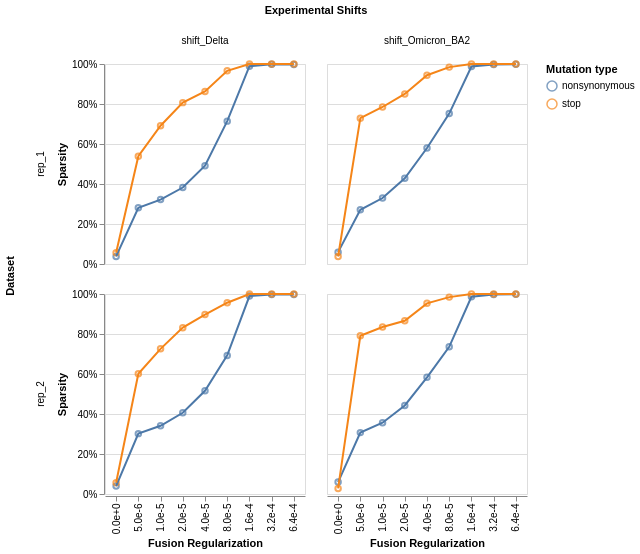

Source (notebook cell):
### Markdown cell above
## Shift sparsity

Fraction of shift parameters that are exactly zero, across the
regularization grid. Uses the `ModelCollection.shift_sparsity` method
which returns an interactive Altair chart faceted by dataset and
shift parameter.

### Code cell
sparsity_chart, sparsity_data = model_collection.shift_sparsity(return_data=True)
sparsity_chart

### Figure 1 — Vega-Lite specification as saved in the notebook (floating-point values rounded to 4 significant figures)
{"config": {"view": {"continuousWidth": 300, "continuousHeight": 300}}, "data": {"name": "data-15a1c6ae565c0be3b8803d245ad0ec19"}, "facet": {"column": {"field": "mut_param", "title": "Experimental Shifts", "type": "nominal"}, "row": {"field": "dataset_name", "title": "Dataset", "type": "nominal"}}, "spec": {"layer": [{"mark": {"type": "point"}, "encoding": {"color": {"field": "mut_type", "title": "Mutation type", "type": "nominal"}, "tooltip": [{"field": "fusionreg", "type": "quantitative"}, {"field": "sparsity", "type": "quantitative"}, {"field": "mut_type", "type": "nominal"}], "x": {"axis": {"format": ".1e"}, "field": "fusionreg", "title": "Fusion Regularization", "type": "nominal"}, "y": {"axis": {"format": "%"}, "field": "sparsity", "title": "Sparsity", "type": "quantitative"}}}, {"mark": {"type": "line"}, "encoding": {"color": {"field": "mut_type", "title": "Mutation type", "type": "nominal"}, "tooltip": [{"field": "fusionreg", "type": "quantitative"}, {"field": "sparsity", "type": "quantitative"}, {"field": "mut_type", "type": "nominal"}], "x": {"axis": {"format": ".1e"}, "field": "fusionreg", "title": "Fusion Regularization", "type": "nominal"}, "y": {"axis": {"format": "%"}, "field": "sparsity", "title": "Sparsity", "type": "quantitative"}}}], "height": 200, "width": 200}, "$schema": "https://vega.github.io/schema/vega-lite/v6.1.0.json", "datasets": {"data-15a1c6ae565c0be3b8803d245ad0ec19": [{"dataset_name": "rep_1", "fusionreg": 0.0, "mut_type": "nonsynonymous", "mut_param": "shift_Delta", "sparsity": 0.0378}, {"dataset_name": "rep_1", "fusionreg": 0.0, "mut_type": "stop", "mut_param": "shift_Delta", "sparsity": 0.05607}, {"dataset_name": "rep_1", "fusionreg": 5e-06, "mut_type": "nonsynonymous", "mut_param": "shift_Delta", "sparsity": 0.2809}, {"dataset_name": "rep_1", "fusionreg": 5e-06, "mut_type": "stop", "mut_param": "shift_Delta", "sparsity": 0.5389}, {"dataset_name": "rep_1", "fusionreg": 1e-05, "mut_type": "nonsynonymous", "mut_param": "shift_Delta", "sparsity": 0.3221}, {"dataset_name": "rep_1", "fusionreg": 1e-05, "mut_type": "stop", "mut_param": "shift_Delta", "sparsity": 0.6916}, {"dataset_name": "rep_1", "fusionreg": 2e-05, "mut_type": "nonsynonymous", "mut_param": "shift_Delta", "sparsity": 0.3823}, {"dataset_name": "rep_1", "fusionreg": 2e-05, "mut_type": "stop", "mut_param": "shift_Delta", "sparsity": 0.8069}, {"dataset_name": "rep_1", "fusionreg": 4e-05, "mut_type": "nonsynonymous", "mut_param": "shift_Delta", "sparsity": 0.4915}, {"dataset_name": "rep_1", "fusionreg": 4e-05, "mut_type": "stop", "mut_param": "shift_Delta", "sparsity": 0.8629}, {"dataset_name": "rep_1", "fusionreg": 8e-05, "mut_type": "nonsynonymous", "mut_param": "shift_Delta", "sparsity": 0.7143}, {"dataset_name": "rep_1", "fusionreg": 8e-05, "mut_type": "stop", "mut_param": "shift_Delta", "sparsity": 0.9657}, {"dataset_name": "rep_1", "fusionreg": 0.00016, "mut_type": "nonsynonymous", "mut_param": "shift_Delta", "sparsity": 0.9889}, {"dataset_name": "rep_1", "fusionreg": 0.00016, "mut_type": "stop", "mut_param": "shift_Delta", "sparsity": 1.0}, {"dataset_name": "rep_1", "fusionreg": 0.00032, "mut_type": "nonsynonymous", "mut_param": "shift_Delta", "sparsity": 0.9984}, {"dataset_name": "rep_1", "fusionreg": 0.00032, "mut_type": "stop", "mut_param": "shift_Delta", "sparsity": 1.0}, {"dataset_name": "rep_1", "fusionreg": 0.00064, "mut_type": "nonsynonymous", "mut_param": "shift_Delta", "sparsity": 0.9973}, {"dataset_name": "rep_1", "fusionreg": 0.00064, "mut_type": "stop", "mut_param": "shift_Delta", "sparsity": 1.0}, {"dataset_name": "rep_2", "fusionreg": 0.0, "mut_type": "nonsynonymous", "mut_param": "shift_Delta", "sparsity": 0.03973}, {"dataset_name": "rep_2", "fusionreg": 0.0, "mut_type": "stop", "mut_param": "shift_Delta", "sparsity": 0.05607}, {"dataset_name": "rep_2", "fusionreg": 5e-06, "mut_type": "nonsynonymous", "mut_param": "shift_Delta", "sparsity": 0.3019}, {"dataset_name": "rep_2", "fusionreg": 5e-06, "mut_type": "stop", "mut_param": "shift_Delta", "sparsity": 0.6012}, {"dataset_name": "rep_2", "fusionreg": 1e-05, "mut_type": "nonsynonymous", "mut_param": "shift_Delta", "sparsity": 0.3411}, {"dataset_name": "rep_2", "fusionreg": 1e-05, "mut_type": "stop", "mut_param": "shift_Delta", "sparsity": 0.7259}, {"dataset_name": "rep_2", "fusionreg": 2e-05, "mut_type": "nonsynonymous", "mut_param": "shift_Delta", "sparsity": 0.4059}, {"dataset_name": "rep_2", "fusionreg": 2e-05, "mut_type": "stop", "mut_param": "shift_Delta", "sparsity": 0.8318}, {"dataset_name": "rep_2", "fusionreg": 4e-05, "mut_type": "nonsynonymous", "mut_param": "shift_Delta", "sparsity": 0.5162}, {"dataset_name": "rep_2", "fusionreg": 4e-05, "mut_type": "stop", "mut_param": "shift_Delta", "sparsity": 0.8972}, {"dataset_name": "rep_2", "fusionreg": 8e-05, "mut_type": "nonsynonymous", "mut_param": "shift_Delta", "sparsity": 0.693}, {"dataset_name": "rep_2", "fusionreg": 8e-05, "mut_type": "stop", "mut_param": "shift_Delta", "sparsity": 0.9564}, {"dataset_name": "rep_2", "fusionreg": 0.00016, "mut_type": "nonsynonymous", "mut_param": "shift_Delta", "sparsity": 0.9898}, {"dataset_name": "rep_2", "fusionreg": 0.00016, "mut_type": "stop", "mut_param": "shift_Delta", "sparsity": 1.0}, {"dataset_name": "rep_2", "fusionreg": 0.00032, "mut_type": "nonsynonymous", "mut_param": "shift_Delta", "sparsity": 0.9974}, {"dataset_name": "rep_2", "fusionreg": 0.00032, "mut_type": "stop", "mut_param": "shift_Delta", "sparsity": 1.0}, {"dataset_name": "rep_2", "fusionreg": 0.00064, "mut_type": "nonsynonymous", "mut_param": "shift_Delta", "sparsity": 0.9971}, {"dataset_name": "rep_2", "fusionreg": 0.00064, "mut_type": "stop", "mut_param": "shift_Delta", "sparsity": 1.0}, {"dataset_name": "rep_1", "fusionreg": 0.0, "mut_type": "nonsynonymous", "mut_param": "shift_Omicron_BA2", "sparsity": 0.05928}, {"dataset_name": "rep_1", "fusionreg": 0.0, "mut_type": "stop", "mut_param": "shift_Omicron_BA2", "sparsity": 0.03738}, {"dataset_name": "rep_1", "fusionreg": 5e-06, "mut_type": "nonsynonymous", "mut_param": "shift_Omicron_BA2", "sparsity": 0.2707}, {"dataset_name": "rep_1", "fusionreg": 5e-06, "mut_type": "stop", "mut_param": "shift_Omicron_BA2", "sparsity": 0.729}, {"dataset_name": "rep_1", "fusionreg": 1e-05, "mut_type": "nonsynonymous", "mut_param": "shift_Omicron_BA2", "sparsity": 0.3299}, {"dataset_name": "rep_1", "fusionreg": 1e-05, "mut_type": "stop", "mut_param": "shift_Omicron_BA2", "sparsity": 0.785}, {"dataset_name": "rep_1", "fusionreg": 2e-05, "mut_type": "nonsynonymous", "mut_param": "shift_Omicron_BA2", "sparsity": 0.4284}, {"dataset_name": "rep_1", "fusionreg": 2e-05, "mut_type": "stop", "mut_param": "shift_Omicron_BA2", "sparsity": 0.8505}, {"dataset_name": "rep_1", "fusionreg": 4e-05, "mut_type": "nonsynonymous", "mut_param": "shift_Omicron_BA2", "sparsity": 0.5801}, {"dataset_name": "rep_1", "fusionreg": 4e-05, "mut_type": "stop", "mut_param": "shift_Omicron_BA2", "sparsity": 0.9439}, {"dataset_name": "rep_1", "fusionreg": 8e-05, "mut_type": "nonsynonymous", "mut_param": "shift_Omicron_BA2", "sparsity": 0.752}, {"dataset_name": "rep_1", "fusionreg": 8e-05, "mut_type": "stop", "mut_param": "shift_Omicron_BA2", "sparsity": 0.9844}, {"dataset_name": "rep_1", "fusionreg": 0.00016, "mut_type": "nonsynonymous", "mut_param": "shift_Omicron_BA2", "sparsity": 0.9875}, {"dataset_name": "rep_1", "fusionreg": 0.00016, "mut_type": "stop", "mut_param": "shift_Omicron_BA2", "sparsity": 1.0}, {"dataset_name": "rep_1", "fusionreg": 0.00032, "mut_type": "nonsynonymous", "mut_param": "shift_Omicron_BA2", "sparsity": 0.9979}, {"dataset_name": "rep_1", "fusionreg": 0.00032, "mut_type": "stop", "mut_param": "shift_Omicron_BA2", "sparsity": 1.0}, {"dataset_name": "rep_1", "fusionreg": 0.00064, "mut_type": "nonsynonymous", "mut_param": "shift_Omicron_BA2", "sparsity": 0.9987}, {"dataset_name": "rep_1", "fusionreg": 0.00064, "mut_type": "stop", "mut_param": "shift_Omicron_BA2", "sparsity": 1.0}, {"dataset_name": "rep_2", "fusionreg": 0.0, "mut_type": "nonsynonymous", "mut_param": "shift_Omicron_BA2", "sparsity": 0.05971}, {"dataset_name": "rep_2", "fusionreg": 0.0, "mut_type": "stop", "mut_param": "shift_Omicron_BA2", "sparsity": 0.02804}, {"dataset_name": "rep_2", "fusionreg": 5e-06, "mut_type": "nonsynonymous", "mut_param": "shift_Omicron_BA2", "sparsity": 0.3069}, {"dataset_name": "rep_2", "fusionreg": 5e-06, "mut_type": "stop", "mut_param": "shift_Omicron_BA2", "sparsity": 0.7913}, {"dataset_name": "rep_2", "fusionreg": 1e-05, "mut_type": "nonsynonymous", "mut_param": "shift_Omicron_BA2", "sparsity": 0.3562}, {"dataset_name": "rep_2", "fusionreg": 1e-05, "mut_type": "stop", "mut_param": "shift_Omicron_BA2", "sparsity": 0.8349}, {"dataset_name": "rep_2", "fusionreg": 2e-05, "mut_type": "nonsynonymous", "mut_param": "shift_Omicron_BA2", "sparsity": 0.4425}, {"dataset_name": "rep_2", "fusionreg": 2e-05, "mut_type": "stop", "mut_param": "shift_Omicron_BA2", "sparsity": 0.866}, {"dataset_name": "rep_2", "fusionreg": 4e-05, "mut_type": "nonsynonymous", "mut_param": "shift_Omicron_BA2", "sparsity": 0.5835}, {"dataset_name": "rep_2", "fusionreg": 4e-05, "mut_type": "stop", "mut_param": "shift_Omicron_BA2", "sparsity": 0.9533}, {"dataset_name": "rep_2", "fusionreg": 8e-05, "mut_type": "nonsynonymous", "mut_param": "shift_Omicron_BA2", "sparsity": 0.7357}, {"dataset_name": "rep_2", "fusionreg": 8e-05, "mut_type": "stop", "mut_param": "shift_Omicron_BA2", "sparsity": 0.9844}, {"dataset_name": "rep_2", "fusionreg": 0.00016, "mut_type": "nonsynonymous", "mut_param": "shift_Omicron_BA2", "sparsity": 0.9863}, {"dataset_name": "rep_2", "fusionreg": 0.00016, "mut_type": "stop", "mut_param": "shift_Omicron_BA2", "sparsity": 1.0}, {"dataset_name": "rep_2", "fusionreg": 0.00032, "mut_type": "nonsynonymous", "mut_param": "shift_Omicron_BA2", "sparsity": 0.998}, {"dataset_name": "rep_2", "fusionreg": 0.00032, "mut_type": "stop", "mut_param": "shift_Omicron_BA2", "sparsity": 1.0}, {"dataset_name": "rep_2", "fusionreg": 0.00064, "mut_type": "nonsynonymous", "mut_param": "shift_Omicron_BA2", "sparsity": 0.999}, {"dataset_name": "rep_2", "fusionreg": 0.00064, "mut_type": "stop", "mut_param": "shift_Omicron_BA2", "sparsity": 1.0}]}}
